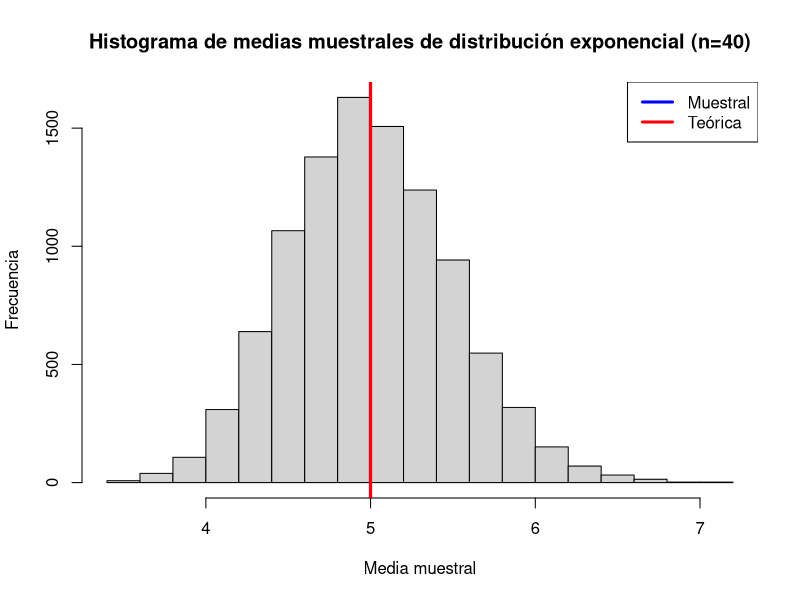
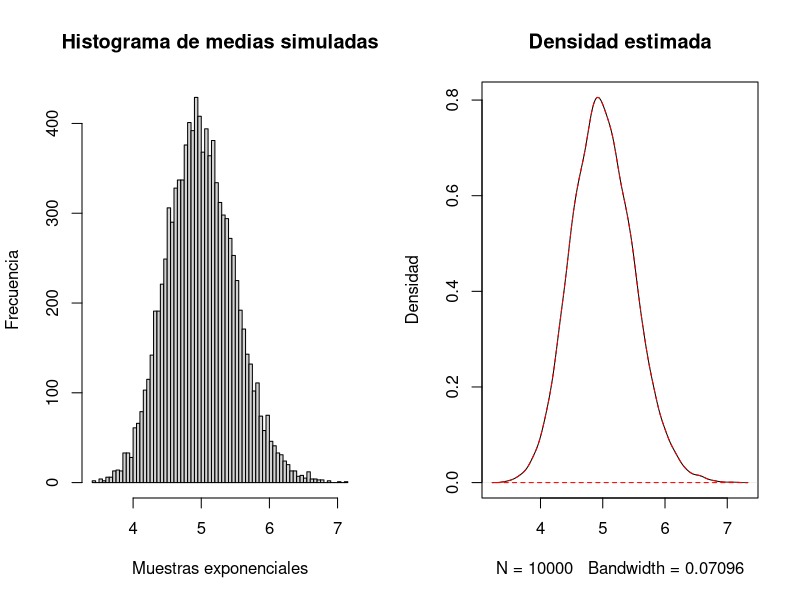
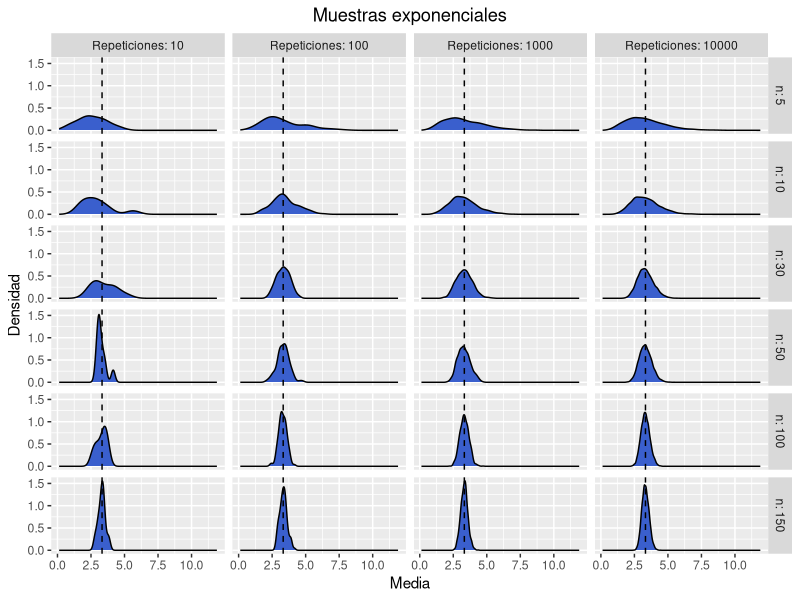
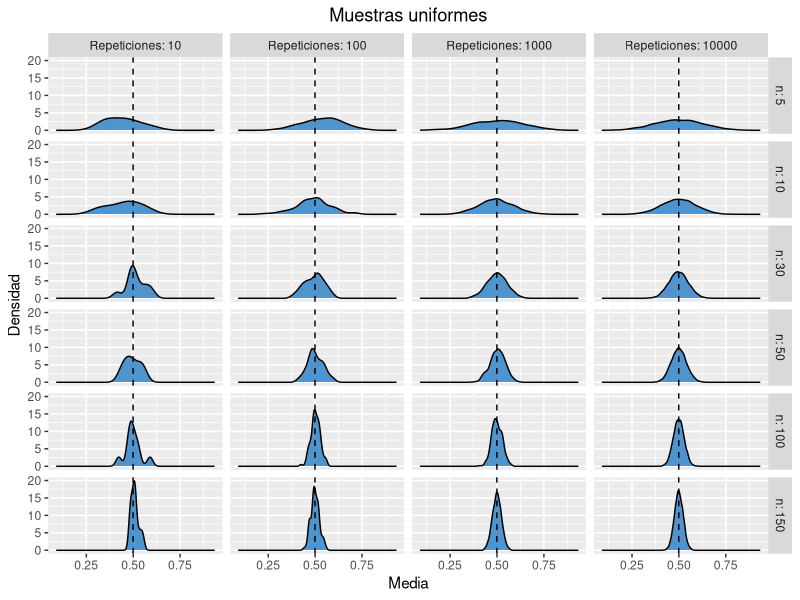
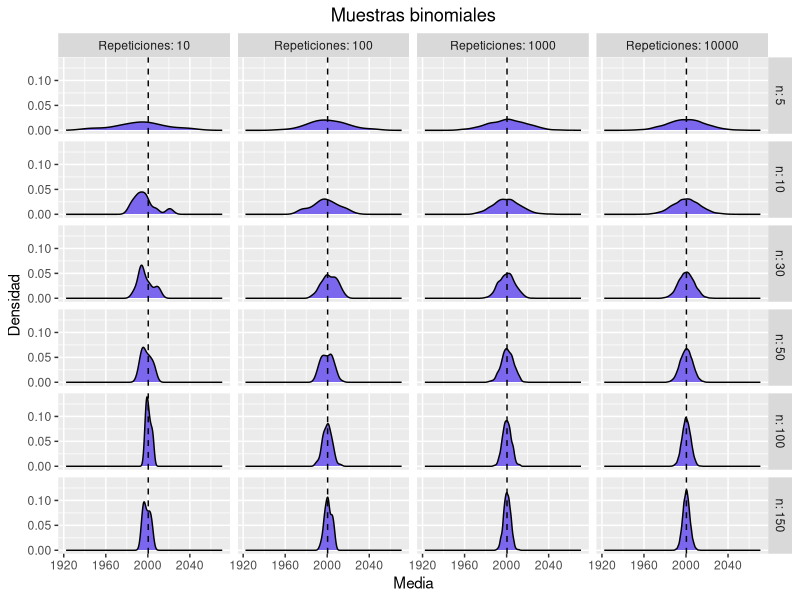
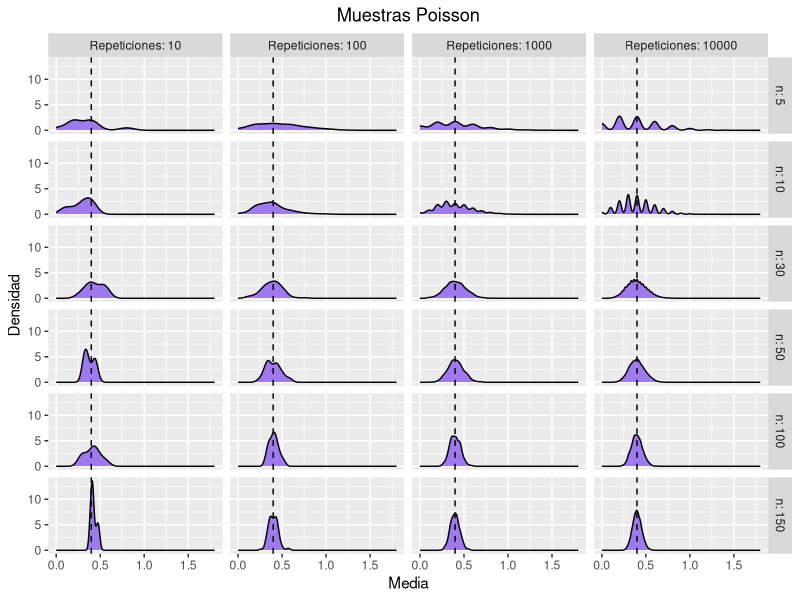
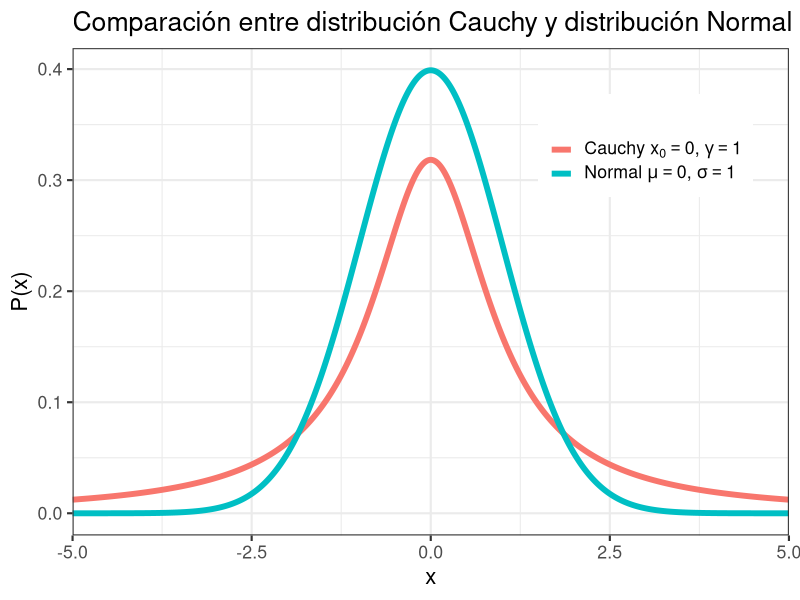

The R script that drew these images, in order:
## ---- chunk 1
library(ggplot2)
## ---- chunk 2
ma <- function(poblacion)
{
  n <- c(5, 10, 30, 50, 100, 150) # Tamaño de muestra
  #n <- c(30, 50, 100, 150) # Tamaño de muestra
  t <- c(10, 100, 1000, 10000)  # Número de veces que se generan las muestras (repeticiones, trial)
  
  df <- data.frame()
  
  for(i in n)   # Para cada tamaño de muestra
  {
    col <- c()
    for(j in t)   # Hacemos j repeticiones o generaciones de la muestra de tamaño n
    {
      trial <- 1:j
      cont <- j
      value <- c()
      while(cont>0)
      {
        muestra <- sample(poblacion,i,replace=TRUE)    # extraemos la muestra de la distribución definida de tamaño i
        xbar <- mean(muestra)                    # sacamos la media de la muestra
        value <- c(value,xbar)                   # Guardamos la media de la muestra
        cont <- cont -1                          # Pasamos a generar otra muestra de las j que debemos generae
      }
      sbar <- sd(value)                     # Desviación estándar de la muestra de tamaño i
      col <- cbind(trial,value,sbar,i,j)    # Juntamos el # de repetición en el que vamos, la media y la desviación de la muestra, el tamaño i y el total de repeticiones j
      df <- rbind(df,col)                   # Lo guardamos en el dataframe
    }
  }
  return(df)
}
## ---- chunk 3
graphs <- function(dataframe,mu,i)
{
  names(dataframe) <- c("# de repetición", "Media", "Desviación estándar", "n", "Repeticiones")
  dist <- c('exponenciales', 'uniformes', 'binomiales', 'Poisson')
  col <- c('royalblue3','steelblue3','slateblue2','mediumpurple2') #"steelblue"

  myTitle <- paste("Muestras", dist[i], sep = " ")
  
  g <- ggplot(dataframe, aes(x = Media)) + geom_density(fill = col[i]) + 
          facet_grid(n ~ Repeticiones, labeller = label_both) +  
          ggtitle(myTitle) + 
          theme(plot.title = element_text(hjust = 0.5))+
          geom_vline(xintercept = mu, linetype = "dashed") +
          ylab('Densidad')
  
  return(g)
}
## ---- chunk 4
set.seed(123)

# Creamos vector vacío para medias de muestras exponenciales
vExp <- NULL

n <- 100
N <- 10000
lambda <- 0.2

for(i in 1:N)
{
  vExp <- c(vExp,mean(rexp(n,lambda)))
}

# Para la media y desviación estándar teórica tenemos
tMedia <- 1/lambda
tDS <- 1/lambda^2
## ---- chunk 5
hist(vExp, xlab='Media muestral',ylab='Frecuencia', main="Histograma de medias muestrales de distribución exponencial (n=40)")
abline(v=mean(vExp), lwd=3, col='blue')
abline(v=tMedia, lwd=3, col='red')
legend(c("Muestral", "Teórica"),x='topright', lwd=c(3,3), col=c('blue', 'red'))
## ---- chunk 6
par(mfrow=c(1,2))
hist(vExp, breaks=60, main="Histograma de medias simuladas",ylab = 'Frecuencia',xlab='Muestras exponenciales')
plot(density(vExp), main="Densidad estimada",ylab='Densidad')
polygon(density(vExp), border='red',lty=2)
## ---- chunk 7
set.seed(123)

pob <- rexp(100000,0.3)
mu <- mean(pob)
sigma <- sd(pob)

cat('Media: ', mu,'\nDesviación estándar: ',sigma)

df <- ma(pob)
head(df)

#png(file="tlc_exponencial.png")
graphs(df,mu,1)
#dev.off()

## ---- chunk 8
set.seed(123)

pob <- runif(100000,0,1)
mu <- mean(pob)
sigma <- sd(pob)

cat('Media: ', mu,'\nDesviación estándar: ',sigma)

df <- ma(pob)
head(df)

#png(file="tlc_uniforme.png")
graphs(df,mu,2)
#dev.off()

## ---- chunk 9
set.seed(123)

pob <- rbinom(800,10000,0.2)
mu <- mean(pob)
sigma <- sd(pob)

cat('Media: ', mu,'\nDesviación estándar: ',sigma)

df <- ma(pob)
head(df)

#png(file="tlc_binomial.png")
graphs(df,mu,3)
#dev.off()
## ---- chunk 10
set.seed(123)

pob <- rpois(100000,0.4)
mu <- mean(pob)
sigma <- sd(pob)

cat('Media: ', mu,'\nDesviación estándar: ',sigma)

df <- ma(pob)
head(df)

#png(file="tlc_poisson.png")
graphs(df,mu,4)
#dev.off()
## ---- chunk 11
ggplot(data.frame(x = c(-5, 5)), aes(x)) + ggtitle("Comparación entre distribución Cauchy y distribución Normal estándar")+
  stat_function(fun = dcauchy, n = 1e3, args = list(location = 0, scale = 1), aes(color = "a"), size = 2) +
  stat_function(fun = dnorm, n = 1e3, args = list(mean = 0, sd = 1), aes(color = "b"), size = 2) +
  scale_x_continuous(expand = c(0, 0)) +
  scale_color_discrete(name = "",
                       labels = c("a" = expression(Cauchy ~ x[0] == 0*","~ gamma == 1),
                                  "b" = expression(Normal ~ mu == 0*","~ sigma == 1))) +
  ylab("P(x)") + theme_bw(base_size = 16) + theme(legend.position = c(0.8, 0.8), legend.text.align = 0)
